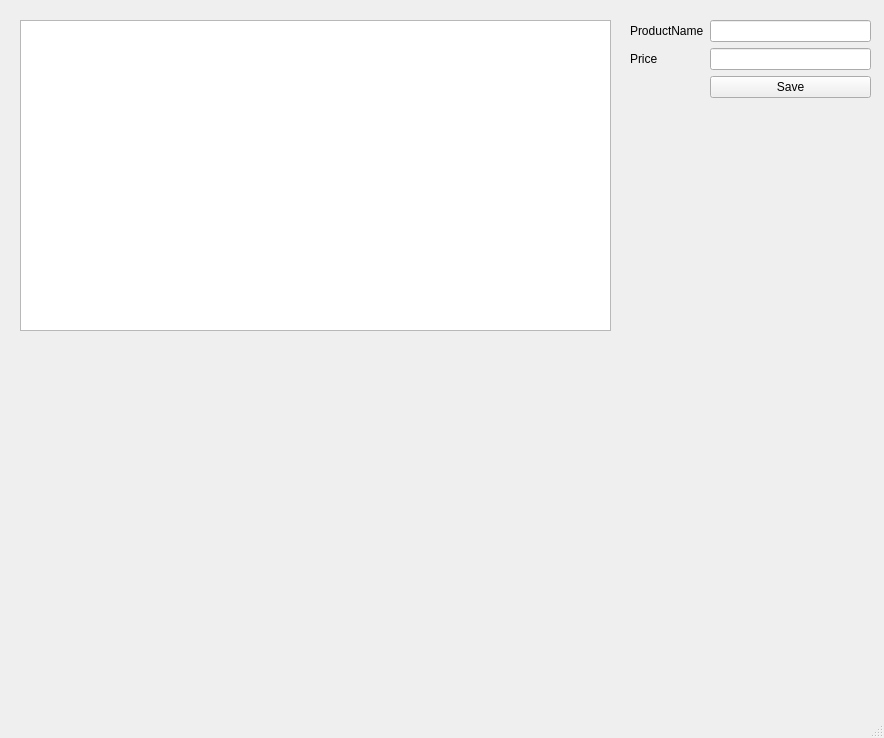
<?xml version="1.0" encoding="UTF-8"?>
<ui version="4.0">
 <class>MainWindow</class>
 <widget class="QMainWindow" name="MainWindow">
  <property name="geometry">
   <rect>
    <x>0</x>
    <y>0</y>
    <width>884</width>
    <height>738</height>
   </rect>
  </property>
  <property name="windowTitle">
   <string>MainWindow</string>
  </property>
  <widget class="QWidget" name="centralwidget">
   <widget class="QTableWidget" name="products_table">
    <property name="geometry">
     <rect>
      <x>20</x>
      <y>20</y>
      <width>591</width>
      <height>311</height>
     </rect>
    </property>
   </widget>
   <widget class="QWidget" name="formLayoutWidget">
    <property name="geometry">
     <rect>
      <x>630</x>
      <y>20</y>
      <width>241</width>
      <height>241</height>
     </rect>
    </property>
    <layout class="QFormLayout" name="formLayout">
     <item row="0" column="0">
      <widget class="QLabel" name="product_name_text">
       <property name="text">
        <string>ProductName</string>
       </property>
      </widget>
     </item>
     <item row="0" column="1">
      <widget class="QLineEdit" name="lineEdit_ProductName"/>
     </item>
     <item row="1" column="1">
      <widget class="QLineEdit" name="lineEdit_Price"/>
     </item>
     <item row="1" column="0">
      <widget class="QLabel" name="price_text">
       <property name="text">
        <string>Price</string>
       </property>
      </widget>
     </item>
     <item row="2" column="1">
      <widget class="QPushButton" name="btn_save">
       <property name="text">
        <string>Save</string>
       </property>
      </widget>
     </item>
    </layout>
   </widget>
  </widget>
  <widget class="QMenuBar" name="menubar">
   <property name="geometry">
    <rect>
     <x>0</x>
     <y>0</y>
     <width>884</width>
     <height>23</height>
    </rect>
   </property>
  </widget>
  <widget class="QStatusBar" name="statusbar"/>
 </widget>
 <resources/>
 <connections/>
</ui>
